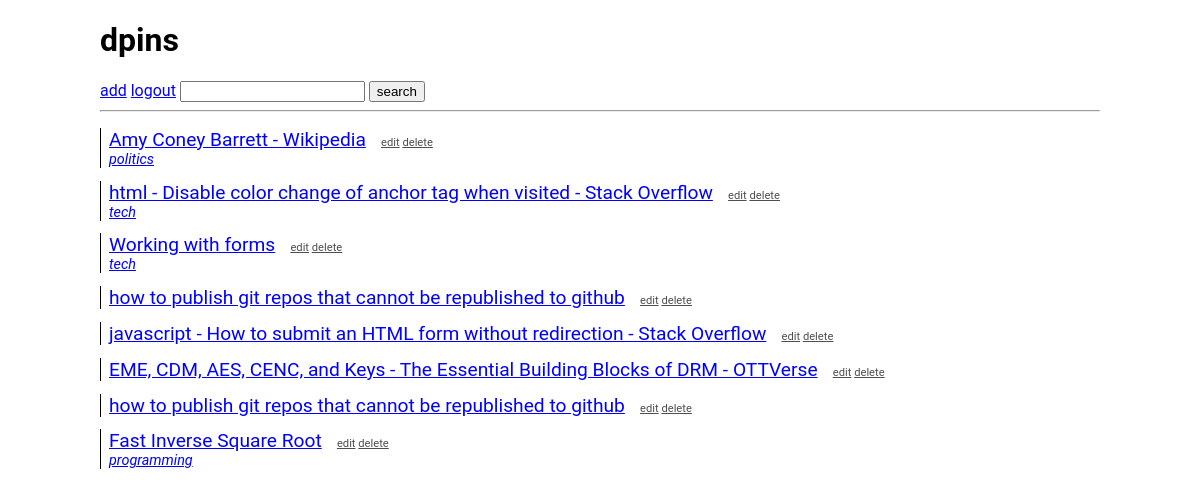
/bm/ (signed in), run on the app's committed database.
### bookmarks/models.py (models this page shows, shortened)
class Bookmark(models.Model):
    title = models.CharField(max_length=300)
    tags = models.ManyToManyField('Tag', related_name="bookmarks", blank=True)
    url = models.URLField()
    date_time_added = models.DateTimeField(auto_now_add=True)
    user = models.ForeignKey(User, on_delete=models.CASCADE, related_name='bookmarks')

class Tag(models.Model):
    word = models.CharField(max_length=30)
    user = models.ForeignKey(User, on_delete=models.CASCADE)

### bookmarks/views.py (the view)
# urls.py: path('bm/', views.bookmarks, name='bm'),
@login_required
def bookmarks(request):
    bookmarks = Bookmark.objects.filter(user=request.user)
    paginator = Paginator(bookmarks, 25)
    page_number = request.GET.get('page')
    page_obj = paginator.get_page(page_number)
    return render(request, 'bookmarks.html', {'bookmarks': page_obj, 'bmform': BookmarkForm()})

### bookmarks/forms.py
class BookmarkForm(Form):
    title = CharField(label='Title', max_length=300)
    url = URLField(label='URL')
    tags = CharField(label='tags', required=False)
    auto_close = BooleanField(initial=False, widget=HiddenInput(), required=False)

### bookmarks/templates/bookmarks.html (shortened to what this page needs)
{% extends "base.html" %}
{% load static %}
{% block content %}
<header><h1>dpins</h1></header>
<div id="commands_container">
  <div class="command"><a href="{% url 'bookmark_add' %}">add</a></div>
  <div class="command"><a href="{% url 'logout' %}">logout</a></div>
  <div class="command">
    <form method="get" action="{% url 'search' %}">
      <input type="text" id="query" name="query">
      <input type="submit" value="search">
    </form>
  </div>
</div>
<hr>
<div id="bm_container">
  {% for bookmark in bookmarks %}
  {% include 'bookmark_snippet.html' with bookmark=bookmark %}
  {% endfor %}
</div>
{% endblock %}

### bookmarks/templates/base.html (shortened to what this page needs)
{% load static %}
<!DOCTYPE html>
<html lang="en">
<head>
<link rel="stylesheet" href="{% static 'bookmarks/main.css' %}" />
</head>
<body>
  <div id="content">
    {% block content %}{% endblock %}
</body>
</html>

### bookmarks/templates/bookmark_snippet.html
<div class="bm">
    <div class="bm_row_1">
      <a class="bm_title" href="{{bookmark.url}}" target="_blank">{{bookmark.title}}</a>
      <div class="bm_commands">
	<a href="{% url 'bookmark_edit' bookmark.id %}">edit</a>
	<a href="{% url 'bookmark_delete' bookmark.id %}">delete</a>
      </div>
    </div>
    <div id="tags_container">
      {% for tag in bookmark.tags.all %}
      <a href="{% url 'tag' tag.word %}">{{ tag.word }}</a>
      {% endfor %}
    </div>
</div>

### bookmarks/static/bookmarks/main.css (style rules this page uses)
#content { max-width: 1000px; margin-left: auto; margin-right: auto; }
body { font-family: "Roboto", sans-serif; }
#bm_container { display: block; margin-top: 1em; }
.bm { display: block; margin-top: 0.8em; margin-bottom: 0.8em; border-left: 1px solid black; padding-left: 0.5em; }
.bm_commands { display: inline; font-size: 0.7em; margin-left: 1em; }
.bm_commands a { color: #4f4f4f; }
a { color:#0000FF; }
a.bm_title { font-size: 1.2em; }
#tags_container { display: block; font-size: 0.9em; font-style: italic; }
#commands_container { display: block; }
.command { display: inline; }
.command form { display: inline; }

### data on the page
Bookmark: title "Amy Coney Barrett - Wikipedia"
Tag: word "politics"
Bookmark: title "html - Disable color change of anchor tag when visited - Stack Overflow"
Tag: word "tech"
Bookmark: title "Working with forms"
Bookmark: title "how to publish git repos that cannot be republished to github"
Bookmark: title "javascript - How to submit an HTML form without redirection - Stack Overflow"
Bookmark: title "EME, CDM, AES, CENC, and Keys - The Essential Building Blocks of DRM - OTTVerse"
Bookmark: title "how to publish git repos that cannot be republished to github"
Bookmark: title "Fast Inverse Square Root"
Tag: word "programming"
